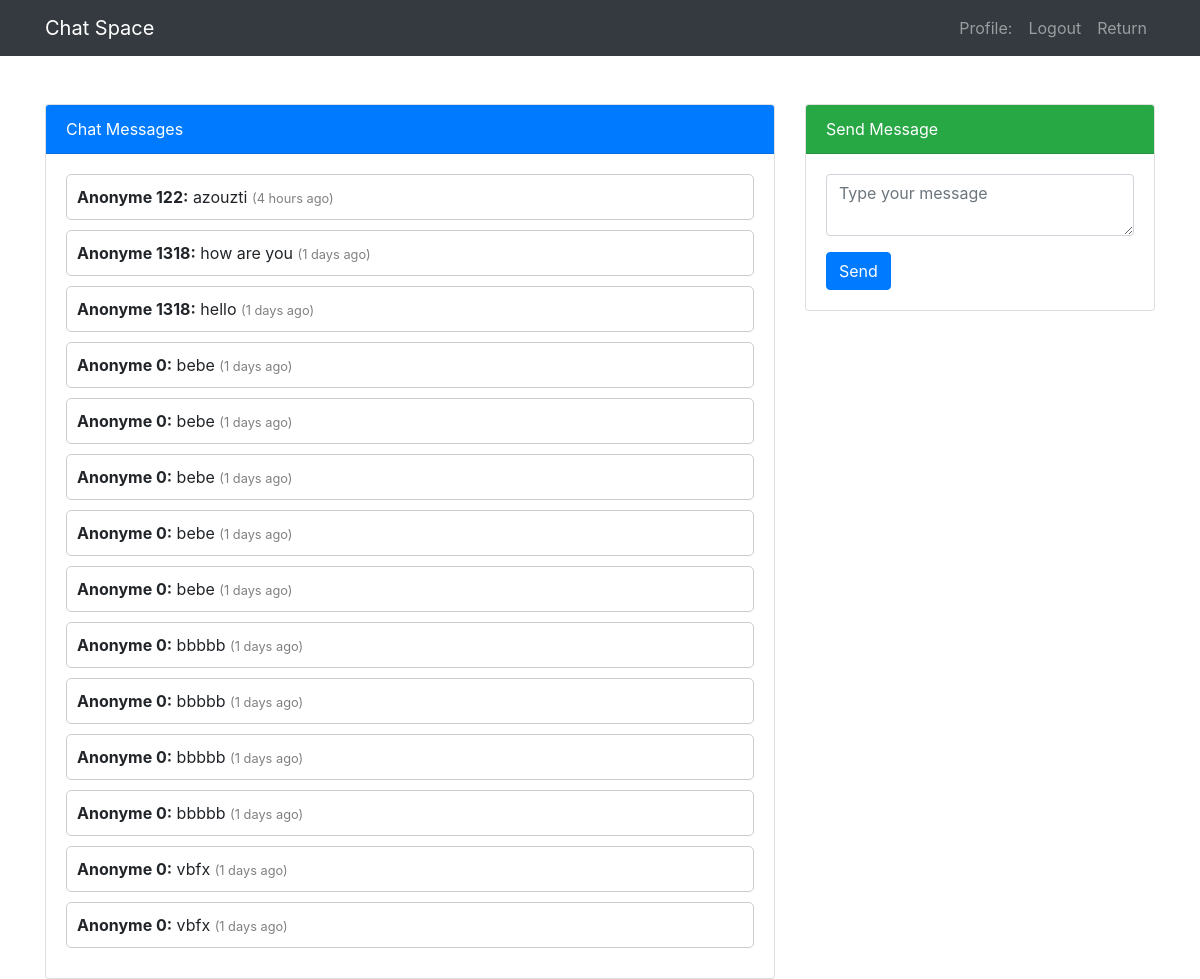
Screenshot of /dis.php (signed in) with the database file from the repository.
### tables this page shows
CREATE TABLE IF NOT EXISTS `messages` (
  `sender_id` varchar(30) NOT NULL,
  `message` text NOT NULL,
  `created_at` timestamp NOT NULL DEFAULT CURRENT_TIMESTAMP,
  KEY `sender_id` (`sender_id`)
);

CREATE TABLE IF NOT EXISTS `users` (
  `id` int NOT NULL,
  `mail` varchar(30) NOT NULL,
  `password` varchar(100) NOT NULL,
  PRIMARY KEY (`id`)
);

### dis.php (the view, shortened to what this page needs)
<?php
$host = 'localhost';
$dbname = 'utilisateurs';
$username = 'root';
$password = '';
try {
    $pdo = new PDO("mysql:host=$host;dbname=$dbname", $username, $password);
    $pdo->setAttribute(PDO::ATTR_ERRMODE, PDO::ERRMODE_EXCEPTION);
} catch (PDOException $e) {
    die("Error: " . $e->getMessage());
}
try {
    $stmt = $pdo->prepare("SELECT messages.message, users.id, messages.created_at
                           FROM messages
                           INNER JOIN users
                           ON messages.sender_id = users.id
                           ORDER BY messages.created_at DESC");
    $stmt->execute();
    $messages = $stmt->fetchAll(PDO::FETCH_ASSOC);
} catch (PDOException $e) {
    echo "Error: " . $e->getMessage();
}
?>
<!DOCTYPE html>
<html lang="en">
<head>
    <link rel="stylesheet" href="vendor/twbs/bootstrap/dist/css/bootstrap.min.css">
</head>
<body>
<nav class="navbar navbar-expand-lg navbar-dark bg-dark">
    <div class="container">
        <a class="navbar-brand" href="#">Chat Space</a>
        <div class="collapse navbar-collapse" id="navbarNav">
            <ul class="navbar-nav ml-auto">
                <li class="nav-item">
                    <a class="nav-link" href="#">Profile: </a>
                </li>
                <li class="nav-item">
                    <a class="nav-link" href="home.php">Logout</a>
                </li>
                <li class="nav-item">
                    <a class="nav-link" href="article.php">Return</a>
                </li>
            </ul>
        </div>
    </div>
</nav>
<div class="container mt-5">
    <div class="row">
        <div class="col-md-8">
            <div class="card">
                <div class="card-header bg-primary text-white">Chat Messages</div>
                <div class="card-body">
                    <?php foreach ($messages as $message) : ?>
                        <div class="message-container">
                            <strong>Anonyme <?php echo $message['id']; ?>:</strong>
                            <?php echo $message['message']; ?>
                            <span style="color: gray; font-size: 0.8em;">
                                (<?php echo getTimeDifference($message['created_at']); ?> ago)
                            </span>
                        </div>
                    <?php endforeach; ?>
                </div>
            </div>
        </div>
        <div class="col-md-4">
            <div class="card">
                <div class="card-header bg-success text-white">Send Message</div>
                <div class="card-body">
                    <form method="post" action="<?php echo htmlspecialchars($_SERVER["PHP_SELF"]); ?>">
                        <div class="form-group">
                            <textarea class="form-control" name="message" placeholder="Type your message"></textarea>
                        </div>
                        <button type="submit" class="btn btn-primary">Send</button>
                    </form>
                </div>
            </div>
        </div>
    </div>
</div>
</body>
</html>
<?php
function getTimeDifference($created_at) {
    $currentTime = time();
    $messageTime = strtotime($created_at);
    $difference = $currentTime - $messageTime;
    if ($difference < 60) {
        return $difference . " seconds";
    } elseif ($difference < 3600) {
        return round($difference / 60) . " minutes";
    } elseif ($difference < 86400) {
        return round($difference / 3600) . " hours";
    } else {
        return round($difference / 86400) . " days";
    }
}
?>

### dis.php (style rules this page uses)
body { background-image: url("art2.jpg") ; background-size: cover; background-attachment: fixed; }
.message-container { margin-bottom: 10px; padding: 10px; border: 1px solid #ccc; border-radius: 5px; }

### rows the page displays
messages: users.id "122", message "azouzti", created_at "4 hours"
messages: users.id "1318", message "how are you", created_at "1 days"
messages: users.id "1318", message "hello", created_at "1 days"
messages: users.id "0", message "bebe", created_at "1 days"
messages: users.id "0", message "bebe", created_at "1 days"
messages: users.id "0", message "bebe", created_at "1 days"
messages: users.id "0", message "bebe", created_at "1 days"
messages: users.id "0", message "bebe", created_at "1 days"
messages: users.id "0", message "bbbbb", created_at "1 days"
messages: users.id "0", message "bbbbb", created_at "1 days"
messages: users.id "0", message "bbbbb", created_at "1 days"
messages: users.id "0", message "bbbbb", created_at "1 days"
messages: users.id "0", message "vbfx", created_at "1 days"
messages: users.id "0", message "vbfx", created_at "1 days"
